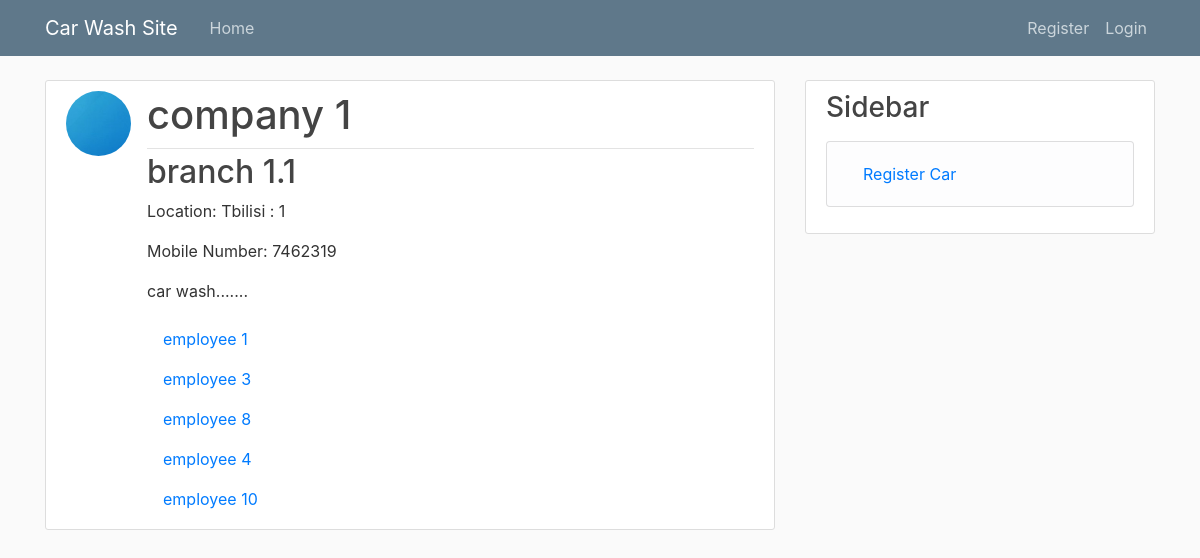
Page /detail/1/ on the committed database.
### car_wash_app/models.py (models this page shows, shortened)
class Branch(models.Model):
    company = models.ForeignKey(
        CompanyProfile,
        on_delete=models.CASCADE,
        verbose_name=_("Company"),
        related_name="branch",
    )
    title = models.CharField(max_length=255, verbose_name=_('Branch'))
    location = models.OneToOneField(Location, on_delete=models.PROTECT, verbose_name=_("Location"))
    description = models.TextField(verbose_name=_("Description"))
    image = models.ImageField(null=True, blank=True, upload_to="pictures", verbose_name=_("Image"))
    class Meta:
        verbose_name = _('Branch')
        verbose_name_plural = _('Branches')

class CompanyProfile(models.Model):
    company = models.OneToOneField(
        User,
        on_delete=models.CASCADE,
        verbose_name=_("Company"),
        related_name="company",
    )
    name = models.CharField(max_length=100, verbose_name=_("Company Name"), null=True, blank=True)
    image = models.ImageField(default="default_logo.jpg", upload_to="logo_pics", verbose_name=_("Image"))
    mobile_number = models.CharField(
        max_length=20,
        verbose_name=_("Mobile Number"),
        null=True,
        blank=True,
    )
    def __str__(self):
        return f'{self.name}'

class Location(models.Model):
    city = models.CharField(max_length=255, verbose_name=_("City"))
    street_address = models.CharField(max_length=255, verbose_name=_('Street Address'))
    def __str__(self):
        return f'{self.city} : {self.street_address}'
    class Meta:
        unique_together = ['city', 'street_address']

class EmployeeProfile(models.Model):
    employee = models.OneToOneField(
        User,
        on_delete=models.CASCADE,
        verbose_name=_("Employee"),
        related_name="employeeprofile",
    )
    full_name = models.CharField(_("Full Name"), max_length = 255)
    age = models.PositiveSmallIntegerField(_("Age"))
    mobile_number = models.CharField(max_length=20, verbose_name=_("Mobile Number"))
    manager = models.BooleanField(default=False, verbose_name=_("Manager"))
    branch = models.ForeignKey(
        Branch,
        on_delete=models.CASCADE,
        verbose_name=_("Branch"),
        related_name="employee",
    )
    salary = models.DecimalField(
        max_digits=8,
        decimal_places=2,
        verbose_name=_('Salary'),
        help_text='in Lari',
    )
    order_percentage = models.IntegerField(verbose_name=_("Percentage of order price"))
    class Meta:
        constraints = [
            UniqueConstraint(
                fields=['branch'],
                condition=Q(manager=True),
                name="unique_together_manager_branch",
            )
        ]

### car_wash_app/views.py (the view)
# urls.py: path('detail/<int:pk>/', user_views.detail, name="branch-detail"),
def detail(request: WSGIRequest, pk: int) -> HttpResponse:
    branch = get_object_or_404(Branch, id=pk)
    employees = branch.employee.all()
    return render(request, 'car_wash_app/branch_detail.html', context={
        'branch': branch,
        'employees': employees,
    })

### car_wash_app/templates/car_wash_app/branch_detail.html (shortened to what this page needs)
{% extends "car_wash_app/base.html" %}
{% load crispy_forms_tags %}
{% block content %}
<article class="media content-section">
    <img class = "rounded-circle article-img" src = "{{ branch.company.image.url }}">
    <div class="media-body">
      <div class="article-metadata">
        <h1 class="article-title" >{{ branch.company }}</h1>
      </div>
      <h2 class="article-title" >{{ branch.title }}</h2>
      <p class="article-content">Location: {{ branch.location }}</p>
      <p class="article-content">Mobile Number: {{ branch.company.mobile_number}}</p>
      <p class="article-content">{{ branch.description }}</p>
      {% for employee in employees %}
        <a class="nav-item nav-link" href="{% url 'employee-detail' employee.id %}">{{ employee.full_name}}</a>
      {% endfor %}
    </div>
</article>
{% endblock content%}

### car_wash_app/static/car_wash_app/main.css (style rules this page uses)
body { background: #fafafa; color: #333333; margin-top: 5rem; }
h1, h2, h3, h4, h5, h6 { color: #444444; }
.content-section { background: #ffffff; padding: 10px 20px; border: 1px solid #dddddd; border-radius: 3px; margin-bottom: 20px; }
.article-title { color: #444444; }
.article-content { white-space: pre-line; }
.article-img { height: 65px; width: 65px; margin-right: 16px; }
.article-metadata { padding-bottom: 1px; margin-bottom: 4px; border-bottom: 1px solid #e3e3e3 }

### rows in the picture
Branch: company.image (picture), company "company 1", title "branch 1.1", location "Tbilisi : 1", company.mobile_number "7462319", description "car wash......."
EmployeeProfile: full_name "employee 1"
EmployeeProfile: full_name "employee 3"
EmployeeProfile: full_name "employee 8"
EmployeeProfile: full_name "employee 4"
EmployeeProfile: full_name "employee 10"
